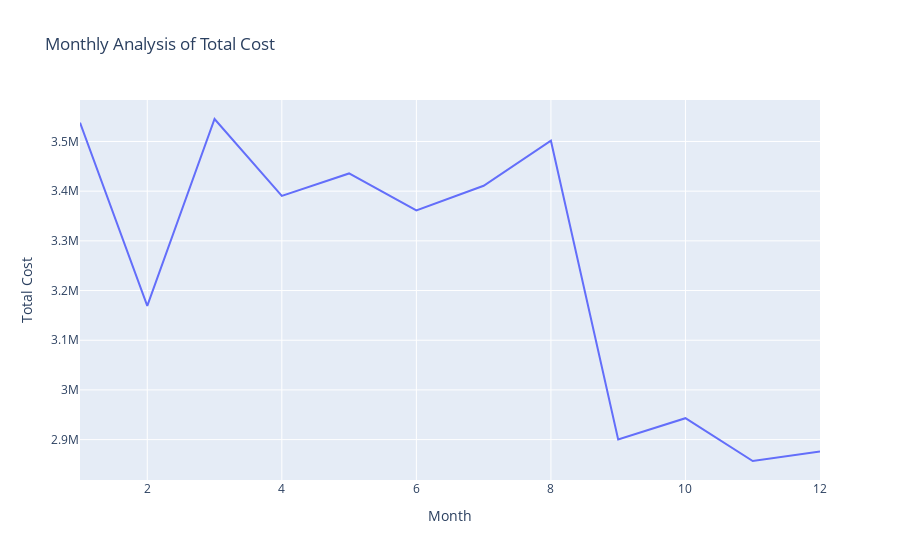

Notebook code cell kept with this figure:
### Code cell
# monthly analysis of total cost
monthly_anlysis = cleaned_data.groupby('month')['TotalCost'].sum().reset_index()
monthly_anlysis
fig1=px.line(monthly_anlysis, x='month', y='TotalCost', title='Monthly Analysis of Total Cost', labels={'month':'Month', 'TotalCost':'Total Cost'})
fig1

### Figure 1 — Plotly figure (JSON) as saved in the notebook; plotly's stock layout.template omitted (floating-point values rounded to 4 significant figures)
{"data": [{"hovertemplate": "Month=%{x}<br>Total Cost=%{y}<extra></extra>", "legendgroup": "", "line": {"color": "#636efa", "dash": "solid"}, "marker": {"symbol": "circle"}, "mode": "lines", "name": "", "orientation": "v", "showlegend": false, "type": "scatter", "x": [1, 2, 3, 4, 5, 6, 7, 8, 9, 10, 11, 12], "xaxis": "x", "y": [3538000.0, 3169000.0, 3545000.0, 3390000.0, 3436000.0, 3361000.0, 3411000.0, 3501000.0, 2900000.0, 2943000.0, 2857000.0, 2876000.0], "yaxis": "y"}], "layout": {"legend": {"tracegroupgap": 0}, "title": {"text": "Monthly Analysis of Total Cost"}, "xaxis": {"anchor": "y", "domain": [0, 1], "title": {"text": "Month"}}, "yaxis": {"anchor": "x", "domain": [0, 1], "title": {"text": "Total Cost"}}}}
